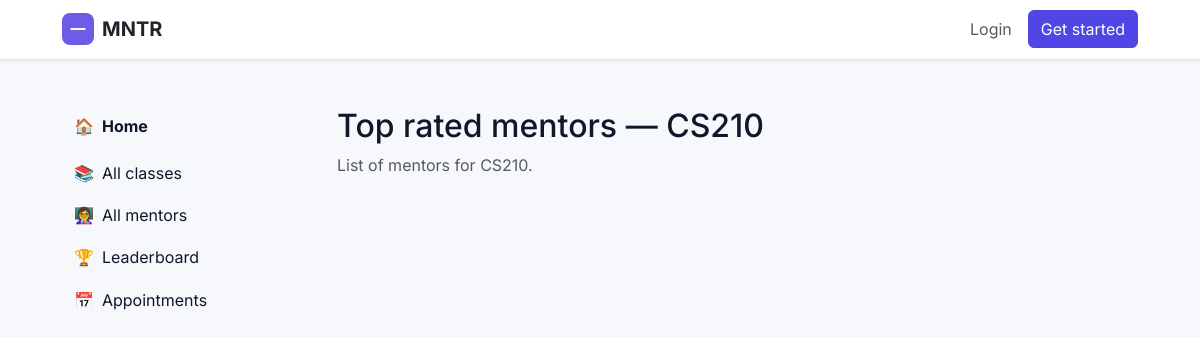
The page /top-classes/CS210/ on the database as committed earlier.
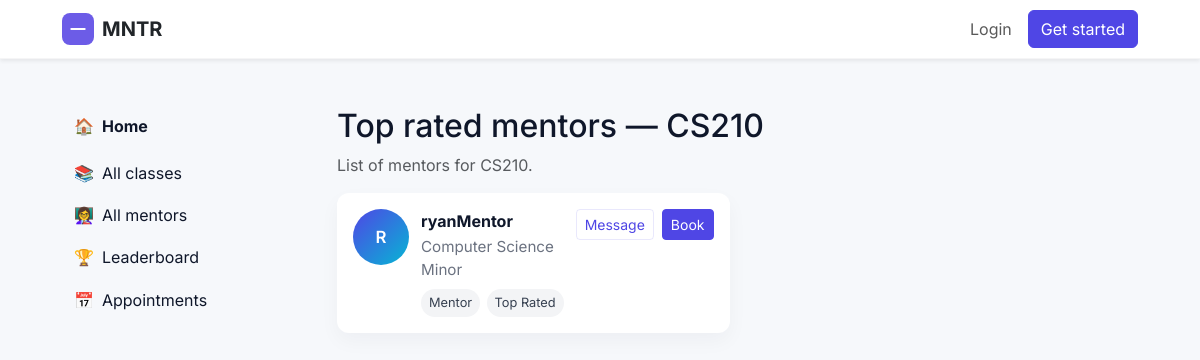
The same page on the database as committed later.
### accounts/models.py (models this page shows, shortened)
class Mentor(models.Model):
    user = models.OneToOneField(User, on_delete=models.CASCADE, related_name='mentor_profile')
    bio = models.TextField(blank=True)
    subjects = models.CharField(max_length=300, blank=True)
    class_codes = models.CharField(max_length=300, blank=True, default="")
    approved = models.BooleanField(default=False)
    rating = models.DecimalField(max_digits=3, decimal_places=2, null=True, blank=True)
    avatar = models.ImageField(upload_to='mentor_avatars/', null=True, blank=True)
    created_at = models.DateTimeField(auto_now_add=True)

### accounts/views.py (the view)
# urls.py: path('top-classes/<str:course>/', views.top_class_detail, name='top_class_detail'),
def top_class_detail(request, course):
    mentors = Mentor.objects.filter(approved=True, class_codes__icontains=course).select_related('user')[:12]
    course_display = course.replace('-', ' ')
    return render(request, 'top_class_detail.html', {'course': course_display, 'mentors': mentors})

### templates/top_class_detail.html
{% extends 'base.html' %}
{% block content %}
  <div class="mt-4">
    <h2>Top rated mentors — {{ course }}</h2>
    <p class="text-muted">List of mentors for {{ course }}.</p>
    <div class="mentor-grid mt-3">
      {% for mentor in mentors %}
        <div class="mentor-card">
          <div class="mentor-avatar">{{ mentor.user.username|slice:":1"|upper }}</div>
          <div class="mentor-meta">
            <div class="mentor-name">{{ mentor.user.username }}</div>
            <div class="mentor-bio">{{ mentor.bio|default:"Sample mentor profile." }}</div>
            <div class="mentor-tags mt-2">
              <div class="tag">Mentor</div>
              <div class="tag">Top Rated</div>
            </div>
          </div>
          <div class="mentor-actions">
            <a class="btn btn-outline-primary btn-sm" href="#">Message</a>
            <a class="btn btn-primary btn-sm" href="#">Book</a>
          </div>
        </div>
      {% endfor %}
    </div>
  </div>
{% endblock %}

Rows that differ between the two databases and show on the page:
added Mentor: user.username "R", user.username "ryanMentor", bio "Computer Science Minor"
